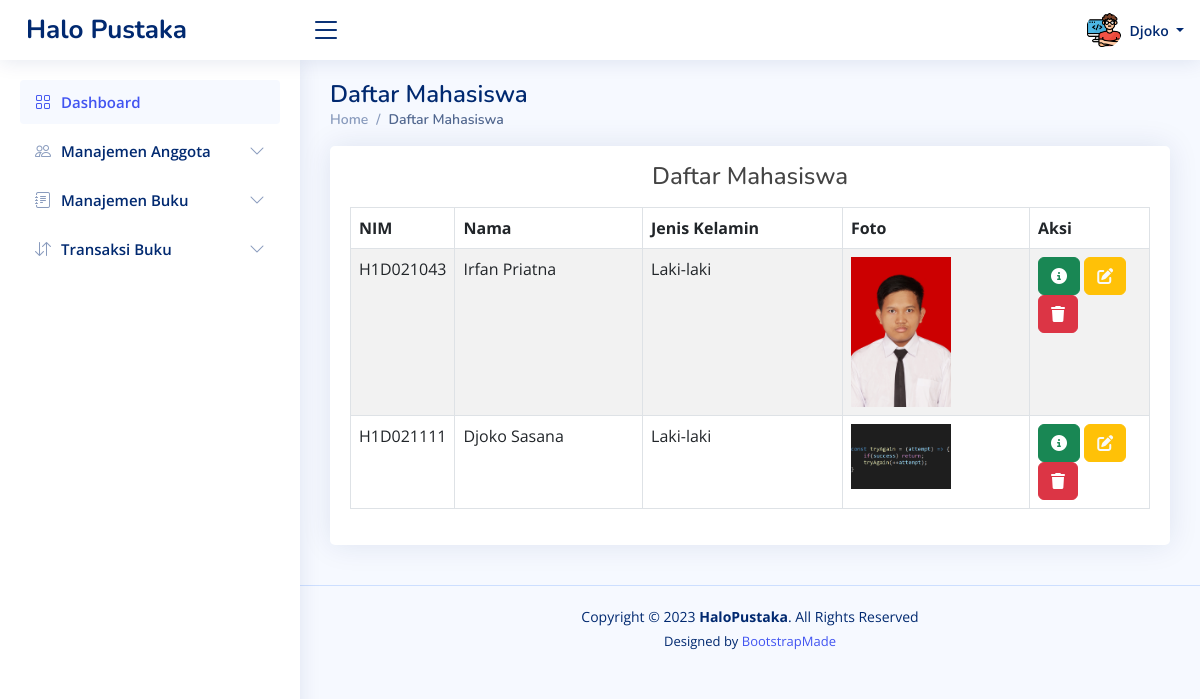
The app's page /dashboard.php?page=viewmahasiswa (signed in) with its own data.
### tables this page shows
CREATE TABLE `pengurus` (
  `id_pengurus` char(5) NOT NULL,
  `nama` varchar(100) NOT NULL,
  `password` varchar(100) NOT NULL,
  `level` varchar(20) NOT NULL,
  `pic` varchar(50) NOT NULL DEFAULT 'pengurus/admin.png'
);

CREATE TABLE `anggota` (
  `nim` char(9) NOT NULL,
  `nama` varchar(100) NOT NULL,
  `password` varchar(100) NOT NULL,
  `email` varchar(100) NOT NULL,
  `no_hp` varchar(15) NOT NULL,
  `alamat` text NOT NULL,
  `jenis_kelamin` char(1) NOT NULL,
  `pic` varchar(50) NOT NULL DEFAULT 'anggota/mhs.png'
);

### _viewmahasiswa.php (the view, shortened to what this page needs)
<div class="container">
    <div class="card" style="margin-bottom: 20px;">
        <div class="card-body">
            <h4 class="text-center mt-3 mb-3">Daftar Mahasiswa</h4>
            <table id="table5" class="table table-striped table-bordered">
                <thead>
                    <tr>
                        <th style="width: 0;">NIM</th>
                        <th>Nama</th>
                        <th>Jenis Kelamin</th>
                        <th>Foto</th>
                        <th style="width: 120px;">Aksi</th>
                    </tr>
                </thead>
                <tbody>
                    <?php
                    $hasil = mysqli_query($koneksi, "SELECT * FROM anggota");
                    while ($data = mysqli_fetch_array($hasil)) {
                        ?>
                        <tr>
                            <td>
                                <?php echo $data["nim"] ?>
                            </td>
                            <td class="text-capitalize">
                                <?php echo $data["nama"] ?>
                            </td>
                            <td>
                                <?php if ($data['jenis_kelamin'] == "l")
                                    echo "Laki-laki";
                                else
                                    echo "Perempuan" ?>
                                </td>
                                <td><img src="assets/img/<?php echo $data["pic"] ?>" alt="<?php echo $data["nama"] ?>"
                                    width="100px"></td>
                            <td><a href="#" data-bs-toggle="modal" data-bs-target="#detailModal"
                                    data-id="<?php echo $data['nim'] ?>" class="btn btn-success btndetailmahasiswa"
                                    data-id="<?php echo $data["nim"] ?>"><i class="fas fa-circle-info"></i></a>
                                <a href="?page=editmahasiswa&id=<?php echo $data['nim'] ?>"
                                    class="btn btn-warning text-light" id="btnedit"><i class="fas fa-pen-to-square"></i></a>
                                <a href="?page=viewmahasiswa&id=<?php echo $data['nim'] ?>"
                                    class="btn btn-danger confirmAlert" id="btnhapus"><i class="fas fa-trash"></i></a>
                            </td>
                        </tr>
                        <?php
                    }
                    ?>
                </tbody>
            </table>
        </div>
    </div>
</div>

### dashboard.php (shortened to what this page needs)
<?php
include "template/head.php";
include "koneksi.php";
?>
<header id="header" class="header fixed-top d-flex align-items-center">
    <div class="d-flex align-items-center justify-content-between">
        <a href="dashboard.php" class="logo d-flex align-items-center">
            <span class="d-none d-lg-block">Halo Pustaka</span>
        </a>
        <i class="bi bi-list toggle-sidebar-btn"></i>
    </div>
    <nav class="header-nav ms-auto">
        <ul class="d-flex align-items-center">
            <li class="nav-item dropdown pe-3">
                <?php
                $sql = mysqli_query($koneksi, "SELECT pic FROM " . $_SESSION['role'] . " WHERE id_pengurus = '" . $_SESSION['username'] . "'");
                $data = mysqli_fetch_array($sql);
                ?>
                <a class="nav-link nav-profile d-flex align-items-center pe-0" href="#" data-bs-toggle="dropdown">
                    <img src="assets/img/<?php echo $data['pic'] ?>" alt="Profile" class="rounded-circle">
                    <span class="d-none d-md-block dropdown-toggle ps-2">
                        <?php echo $_SESSION['nama'] ?>
                    </span>
                </a>
            </li>
        </ul>
    </nav>
</header>
<aside id="sidebar" class="sidebar">
    <ul class="sidebar-nav" id="sidebar-nav">
        <li class="nav-item">
            <a class="nav-link " href="dashboard.php">
                <i class="bi bi-grid"></i>
                <span>Dashboard</span>
            </a>
        </li>
        <li class="nav-item">
            <a class="nav-link collapsed" data-bs-target="#components-nav" data-bs-toggle="collapse" href="#">
                <i class="bi bi-people"></i><span>Manajemen Anggota</span><i class="bi bi-chevron-down ms-auto"></i>
            </a>
        </li>
        <li class="nav-item">
            <a class="nav-link collapsed" data-bs-target="#forms-nav" data-bs-toggle="collapse" href="#">
                <i class="bi bi-journal-text"></i><span>Manajemen Buku</span><i class="bi bi-chevron-down ms-auto"></i>
            </a>
        </li>
        <li class="nav-item">
            <a class="nav-link collapsed" data-bs-target="#tables-nav" data-bs-toggle="collapse" href="#">
                <i class="bi bi-arrow-down-up"></i><span>Transaksi Buku</span><i class="bi bi-chevron-down ms-auto"></i>
            </a>
        </li>
    </ul>
</aside>
<main id="main" class="main">
    <?php
    if (isset($_GET['page'])) {
        $act = $_GET['page'];
    }
    switch ($act) {
        case "viewmahasiswa":
            $halaman = "_viewmahasiswa.php";
            $judul = "Daftar Mahasiswa";
            break;
    }
    ?>
    <div class="pagetitle">
        <h1>
            <?php echo $judul; ?>
        </h1>
        <nav>
            <ol class="breadcrumb">
                <li class="breadcrumb-item"><a href="dashboard.php">Home</a></li>
                <li class="breadcrumb-item active">
                    <?php echo $judul; ?>
                </li>
            </ol>
        </nav>
    </div>
    <section class="section dashboard">
        <div class="row">
            <?php
            include $halaman;
            ?>
        </div>
    </section>
</main>
<footer id="footer" class="footer">
    <div class="copyright">
        Copyright &copy; 2023 <strong><span>HaloPustaka</span></strong>. All Rights Reserved
    </div>
    <div class="credits">
        Designed by <a href="https://bootstrapmade.com/">BootstrapMade</a>
    </div>
</footer>
<?php
include "template/foot.php";
?>

### assets/css/admin.css (style rules this page uses)
:root { scroll-behavior: smooth; }
body { font-family: "Open Sans", sans-serif; background: #f6f9ff; color: #444444; }
a { color: #4154f1; text-decoration: none; }
h1, h2, h3, h4, h5, h6 { font-family: "Nunito", sans-serif; }
#main { margin-top: 60px; padding: 20px 30px; transition: all 0.3s; }
.pagetitle { margin-bottom: 10px; }
.pagetitle h1 { font-size: 24px; margin-bottom: 0; font-weight: 600; color: #012970; }
.card { margin-bottom: 30px; border: none; border-radius: 5px; box-shadow: 0px 0 30px rgba(1, 41, 112, 0.1); }
.card-body { padding: 0 20px 20px 20px; }
.breadcrumb { font-size: 14px; font-family: "Nunito", sans-serif; color: #899bbd; font-weight: 600; }
.breadcrumb a { color: #899bbd; transition: 0.3s; }
.breadcrumb .breadcrumb-item::before { color: #899bbd; }
.breadcrumb .active { color: #51678f; font-weight: 600; }
.logo { line-height: 1; }
@media (min-width: 1200px) { .logo { width: 280px; } }
.logo span { font-size: 26px; font-weight: 700; color: #012970; font-family: "Nunito", sans-serif; }
.header { transition: all 0.5s; z-index: 997; height: 60px; box-shadow: 0px 2px 20px rgba(1, 41, 112, 0.1); background-color: #fff; padding-left: 20px; }
.header .toggle-sidebar-btn { font-size: 32px; padding-left: 10px; cursor: pointer; color: #012970; }
.header-nav ul { list-style: none; }
.header-nav>ul { margin: 0; padding: 0; }
.header-nav .nav-profile { color: #012970; }
.header-nav .nav-profile img { max-height: 36px; }
.header-nav .nav-profile span { font-size: 14px; font-weight: 600; }
.sidebar { position: fixed; top: 60px; left: 0; bottom: 0; width: 300px; z-index: 996; transition: all 0.3s; padding: 20px; overflow-y: auto; scrollbar-width: thin; scrollbar-color: #aab7cf transparent; box-shadow: 0px 0px 20px rgba(1, 41, 112, 0.1); background-color: #fff; }
@media (min-width: 1200px) { #main, #footer { margin-left: 300px; } }
.sidebar-nav { padding: 0; margin: 0; list-style: none; }
.sidebar-nav li { padding: 0; margin: 0; list-style: none; }
.sidebar-nav .nav-item { margin-bottom: 5px; }
.sidebar-nav .nav-link { display: flex; align-items: center; font-size: 15px; font-weight: 600; color: #4154f1; transition: 0.3; background: #f6f9ff; padding: 10px 15px; border-radius: 4px; }
.sidebar-nav .nav-link i { font-size: 16px; margin-right: 10px; color: #4154f1; }
.sidebar-nav .nav-link.collapsed { color: #012970; background: #fff; }
.sidebar-nav .nav-link.collapsed i { color: #899bbd; }
.sidebar-nav .nav-link .bi-chevron-down { margin-right: 0; transition: transform 0.2s ease-in-out; }
.footer { padding: 20px 0; font-size: 14px; transition: all 0.3s; border-top: 1px solid #cddfff; }
.footer .copyright { text-align: center; color: #012970; }
.footer .credits { padding-top: 5px; text-align: center; font-size: 13px; color: #012970; }

### records on screen
pengurus: pic (picture)
anggota: nim "H1D021043", nama "Irfan Priatna", jenis_kelamin "Laki-laki", pic (picture)
anggota: nim "H1D021111", nama "Djoko Sasana", jenis_kelamin "Laki-laki", pic (picture)

### other values on screen
$_SESSION['nama'] "Djoko"
$judul "Daftar Mahasiswa"
